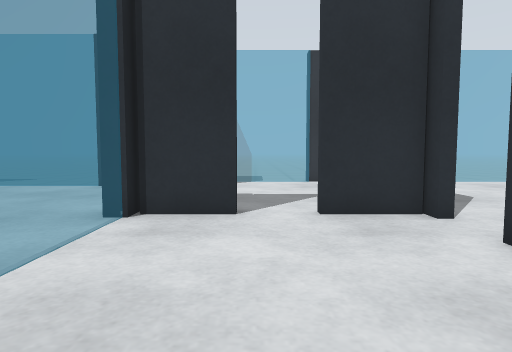
[1] (above)

16 first-person views from a walk through a robot-simulator world made for Gazebo. The camera is 0.72 m above the floor, tilts 4° down and sees 75° across. Floor lines are 1 m apart. The floor is counted in squares, 0.5 m on a side. Each view is taken from the middle of a square. On the plan, view 1 faces up. The plan holds only what a view shows up to about 15 squares ahead; the rest is blank. The place goes on beyond the plan.

[2]
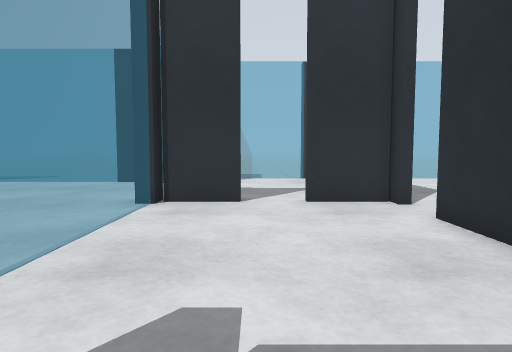

[3]
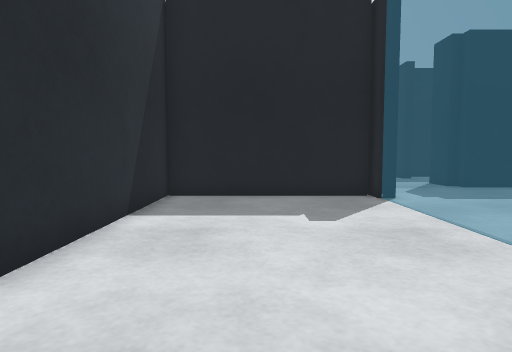

[4]
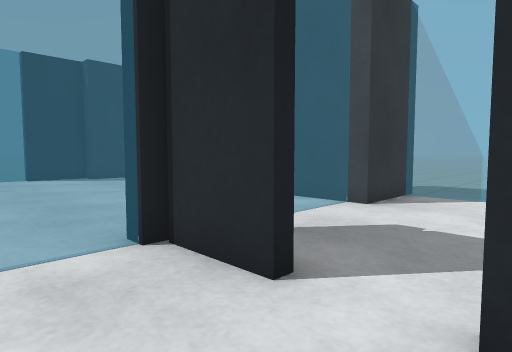

[5]
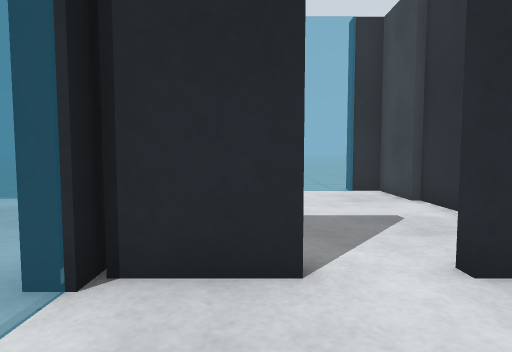

[6]
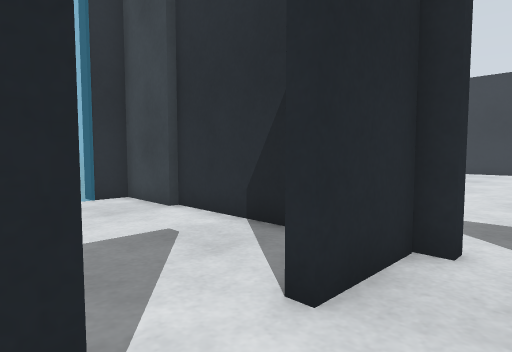

[7]
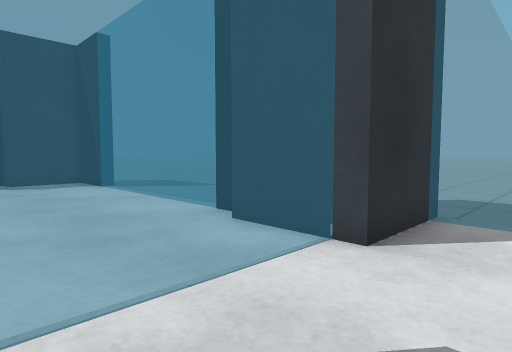

[8]
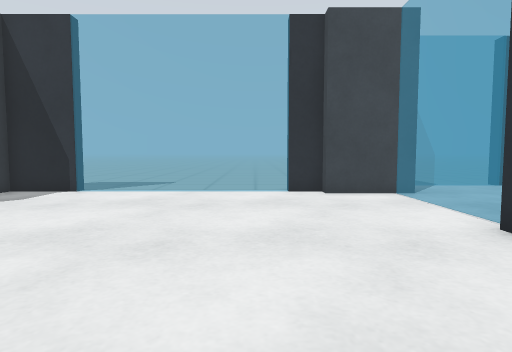

[9]
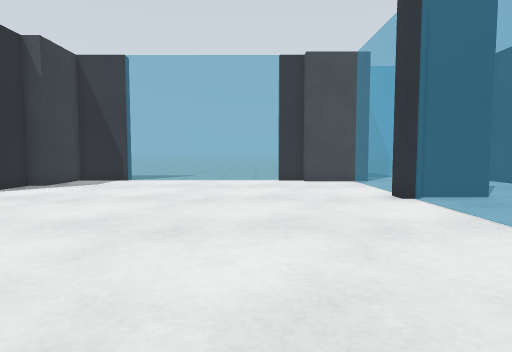

[10]
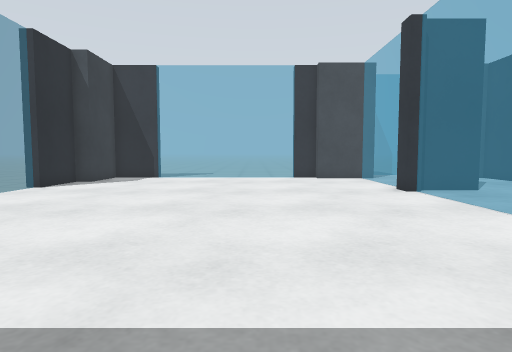

[11]
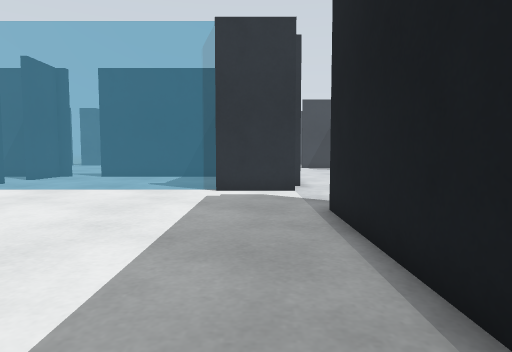

[12]
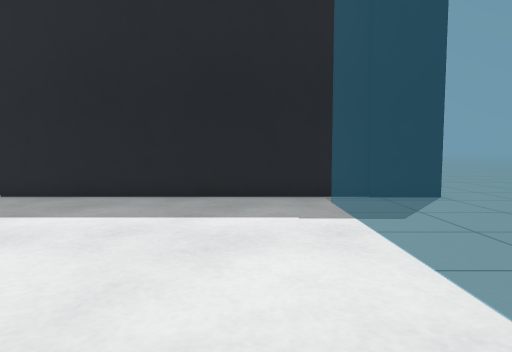

[13]
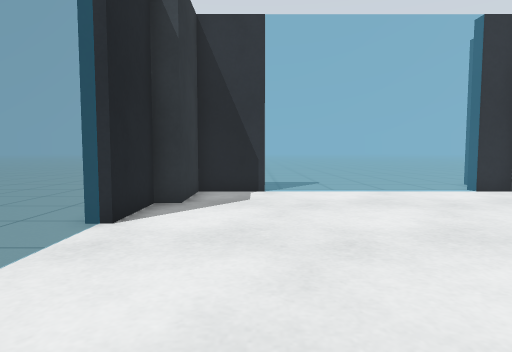

[14]
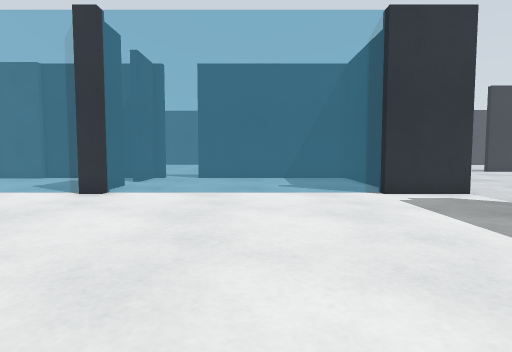

[15]
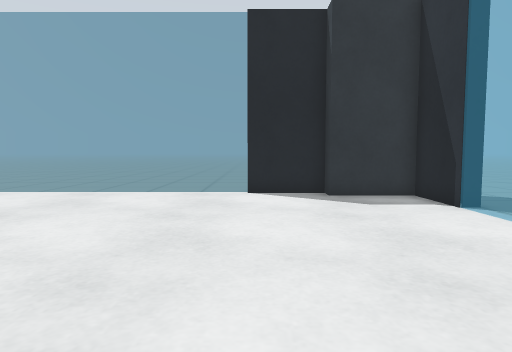

[16]
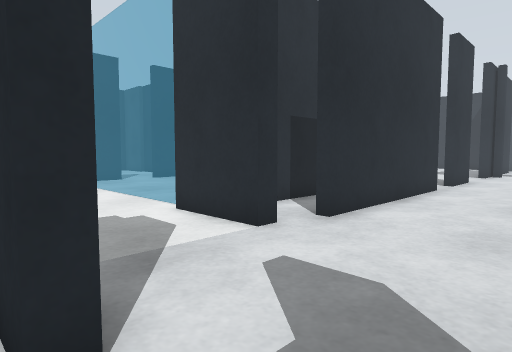

### Floor plan
Key: @ floor where view 1 was taken; # wall or solid block; . floor; = window, fence, low wall or low ledge.
Columns run from 21 left of view 1 to 9 right of it. Each row starts with its distance up from view 1.
 17                   #=====##
 16                   ##.....#
 15      ##      ###   #.....#
 14     ###========#####.....#
 13     #.............=......#  ...
 12    ##.............=......#  ...
 11    ##.............=......# ...
 10    #..............=......# ...
  9   ##..............=......#...
  8    =..............###..###.....
  7    =..............=............
  6    =..............=........
  5    =..............=......#
  4    =..............=......#
  3    =..............=......#
  2    =..............=......#
  1    =..............=......#
  0    =..............=..@...#
 -1    =..............=......#
 -2    =..............=......#
 -3    =..............########
 -4    =..............# #
 -5    =..............#.#
 -6 ##############......#######..##
 -7              ##................
 -8               .................
 -9                ..........
-10              .  ..

Where each view was taken, in squares from view 1:
view 1: 0 up, 0 right, facing up
view 2: 2 down, 0 right, facing up
view 3: 8 up, 1 right, facing down
view 4: 5 up, 2 right, facing up-left
view 5: 4 up, 1 left, facing up
view 6: 6 up, 1 left, facing up-right
view 7: 9 up, 0 right, facing up-left
view 8: 2 up, 8 left, facing up
view 9: 3 down, 8 left, facing up
view 10: 5 down, 9 left, facing up
view 11: 4 down, 16 left, facing right
view 12: 5 up, 16 left, facing down
view 13: 2 up, 15 left, facing up
view 14: 2 up, 15 left, facing right
view 15: 9 up, 6 left, facing left
view 16: 10 down, 8 left, facing up-right
